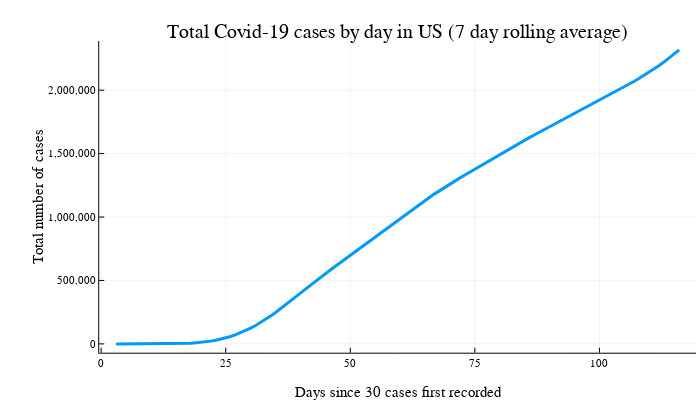

The code cell stored with this chart in its notebook:
### Markdown cell above
Total # of cases (left is linear, right is log)

### Code cell
p = @df confirmedCasesUS plot(:daysSince, :Value_rolling7, xaxis="Days since 30 cases first recorded",
                            yaxis="Total number of cases", yformatter=fc,
                            title="Total Covid-19 cases by day in US (7 day rolling average)",
                            label=nothing, linewidth=3)

### Figure 1 — Plotly figure (JSON) as saved in the notebook; plotly's stock layout.template omitted (floating-point values rounded to 4 significant figures)
{"data": [{"colorbar": {"title": ""}, "legendgroup": "", "line": {"color": "rgba(0, 154, 250, 1.000)", "dash": "solid", "shape": "linear", "width": 3}, "mode": "lines", "name": "", "showlegend": false, "type": "scatter", "x": [3, 4, 5, 6, 7, 8, 9, 10, 11, 12, 13, 14, 15, 16, 17, 18, 19, 20, 21, 22, 23, 24, 25, 26, 27, 28, 29, 30, 31, 32, 33, 34, 35, 36, 37, 38, 39, 40, 41, 42, 43, 44, 45, 46, 47, 48, 49, 50, 51, 52, 53, 54, 55, 56, 57, 58, 59, 60, 61, 62, 63, 64, 65, 66, 67, 68, 69, 70, 71, 72, 73, 74, 75, 76, 77, 78, 79, 80, 81, 82, 83, 84, 85, 86, 87, 88, 89, 90, 91, 92, 93, 94, 95, 96, 97, 98, 99, 100, 101, 102, 103, 104, 105, 106, 107, 108, 109, 110, 111, 112, 113, 114, 115, 116], "xaxis": "x1", "y": [65, 86.8, 109.3, 141.9, 202, 268.6, 359.7, 503.3, 701.4, 977.9, 1340.0, 1699.0, 2248, 3024.0, 4139.0, 5938.0, 8412.0, 11690.0, 16090.0, 21730.0, 28580.0, 36740.0, 46730.0, 58560.0, 72310.0, 87650.0, 104632, 123900.0, 145000.0, 168000.0, 192900.0, 219658, 247700.0, 276900.0, 306828, 337600.0, 369000.0, 400600.0, 431800.0, 463100.0, 493764, 523900.0, 553600.0, 582900.0, 612100.0, 641000.0, 669500.0, 698400.0, 727000.0, 755500.0, 784400.0, 813800.0, 843900.0, 874200.0, 903800.0, 933300.0, 962600.0, 991300.0, 1020000.0, 1048000.0, 1075224, 1103000.0, 1130000.0, 1158000.0, 1185000.0, 1210000.0, 1235968, 1260607, 1285000.0, 1309000.0, 1332000.0, 1355000.0, 1378000.0, 1401000.0, 1423000.0, 1447000.0, 1469000.0, 1493000.0, 1516000.0, 1538000.0, 1561000.0, 1583000.0, 1606000.0, 1628000.0, 1649000.0, 1670000.0, 1690000.0, 1712000.0, 1732830, 1754000.0, 1775000.0, 1796316, 1817000.0, 1839000.0, 1860000.0, 1881000.0, 1901000.0, 1922000.0, 1942000.0, 1963000.0, 1983682, 2005000.0, 2026000.0, 2048000.0, 2070517, 2094000.0, 2117667, 2142466, 2168000.0, 2195090, 2223000.0, 2253000.0, 2285000.0, 2318000.0], "yaxis": "y1", "zmax": null, "zmin": null}], "layout": {"annotations": [{"font": {"color": "rgba(0, 0, 0, 1.000)", "family": "sans-serif", "size": 20}, "rotation": 0, "showarrow": false, "text": "Total Covid-19 cases by day in US (7 day rolling average)", "x": 0.5681, "xanchor": "center", "xref": "paper", "y": 1, "yanchor": "top", "yref": "paper"}], "height": 400, "legend": {"bgcolor": "rgba(255, 255, 255, 1.000)", "bordercolor": "rgba(0, 0, 0, 1.000)", "borderwidth": 1, "font": {"color": "rgba(0, 0, 0, 1.000)", "family": "sans-serif", "size": 11}, "tracegroupgap": 0, "traceorder": "normal", "x": 1.02, "xanchor": "auto", "y": 1, "yanchor": "auto"}, "margin": {"b": 20, "l": 0, "r": 0, "t": 20}, "paper_bgcolor": "rgba(255, 255, 255, 1.000)", "plot_bgcolor": "rgba(255, 255, 255, 1.000)", "showlegend": true, "width": 700, "xaxis": {"anchor": "y1", "domain": [0.1417, 0.9944], "gridcolor": "rgba(0, 0, 0, 0.100)", "gridwidth": 0.5, "linecolor": "rgba(0, 0, 0, 1.000)", "mirror": false, "range": [-0.39, 119.4], "showgrid": true, "showline": true, "showticklabels": true, "tickangle": 0, "tickcolor": "rgb(0, 0, 0)", "tickfont": {"color": "rgba(0, 0, 0, 1.000)", "family": "sans-serif", "size": 11}, "tickmode": "array", "ticks": "inside", "ticktext": ["0", "25", "50", "75", "100"], "tickvals": [0, 25, 50, 75, 100], "title": "Days since 30 cases first recorded", "titlefont": {"color": "rgba(0, 0, 0, 1.000)", "family": "sans-serif", "size": 15}, "type": "-", "visible": true, "zeroline": false, "zerolinecolor": "rgba(0, 0, 0, 1.000)"}, "yaxis": {"anchor": "x1", "domain": [0.07581, 0.9415], "gridcolor": "rgba(0, 0, 0, 0.100)", "gridwidth": 0.5, "linecolor": "rgba(0, 0, 0, 1.000)", "mirror": false, "range": [-69460.0, 2387000.0], "showgrid": true, "showline": true, "showticklabels": true, "tickangle": 0, "tickcolor": "rgb(0, 0, 0)", "tickfont": {"color": "rgba(0, 0, 0, 1.000)", "family": "sans-serif", "size": 11}, "tickmode": "array", "ticks": "inside", "ticktext": ["0", "500,000", "1,000,000", "1,500,000", "2,000,000"], "tickvals": [0, 500000, 1000000, 1500000, 2000000], "title": "Total number of cases", "titlefont": {"color": "rgba(0, 0, 0, 1.000)", "family": "sans-serif", "size": 15}, "type": "-", "visible": true, "zeroline": false, "zerolinecolor": "rgba(0, 0, 0, 1.000)"}}}
